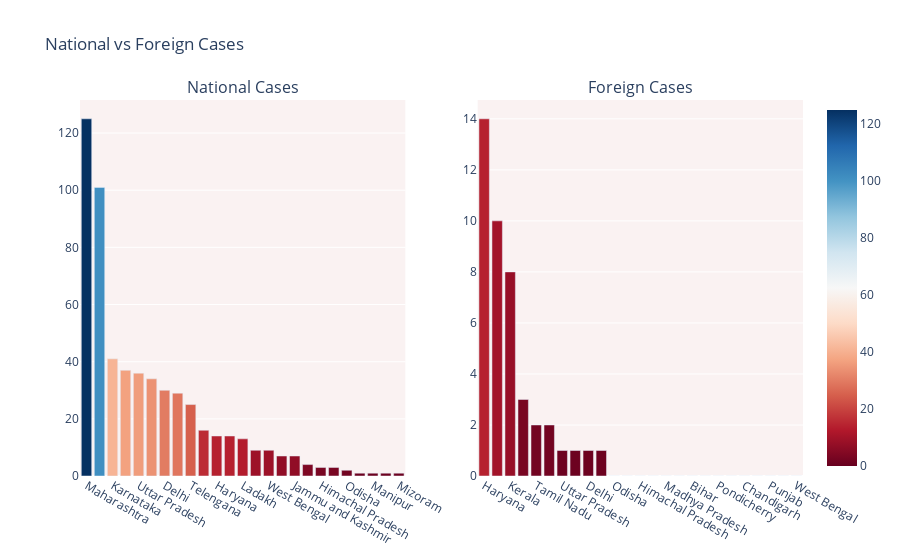

This figure's notebook cell:
### Markdown cell above
## 1.4 National vs Foreign cases

### Code cell
import plotly.graph_objects as go
from plotly.subplots import make_subplots

fig = make_subplots(
    rows=1, cols=2,
    subplot_titles=("National Cases","Foreign Cases"))

temp = df.sort_values('Total Confirmed cases (Indian National)', ascending=False).sort_values('Total Confirmed cases (Indian National)', ascending=False)

fig.add_trace(go.Bar( y=temp['Total Confirmed cases (Indian National)'], x=temp["Name of State / UT"],  
                     marker=dict(color=temp['Total Confirmed cases (Indian National)'], coloraxis="coloraxis")),
              1, 1)
                     
temp1 = df.sort_values('Total Confirmed cases ( Foreign National )', ascending=False).sort_values('Total Confirmed cases ( Foreign National )', ascending=False)

fig.add_trace(go.Bar( y=temp1['Total Confirmed cases ( Foreign National )'], x=temp1["Name of State / UT"],  
                     marker=dict(color=temp1['Total Confirmed cases ( Foreign National )'], coloraxis="coloraxis")),
              1, 2)                     
                     

fig.update_layout(coloraxis=dict(colorscale='rdbu'), showlegend=False,title_text="National vs Foreign Cases",plot_bgcolor='rgb(250, 242, 242)')
fig.show()

### Figure 1 — Plotly figure (JSON) as saved in the notebook; plotly's stock layout.template omitted (floating-point values rounded to 4 significant figures)
{"data": [{"marker": {"color": [125, 101, 41, 37, 36, 34, 30, 29, 25, 16, 14, 14, 13, 9, 9, 7, 7, 4, 3, 3, 2, 1, 1, 1, 1], "coloraxis": "coloraxis"}, "type": "bar", "x": ["Maharashtra", "Kerala", "Karnataka", "Gujarat", "Uttar Pradesh", "Rajasthan", "Delhi", "Punjab", "Telengana", "Tamil Nadu", "Haryana", "Madhya Pradesh", "Ladakh", "Andhra Pradesh", "West Bengal", "Chandigarh", "Jammu and Kashmir", "Bihar", "Himachal Pradesh", "Uttarakhand", "Odisha", "Pondicherry", "Manipur", "Chattisgarh", "Mizoram"], "xaxis": "x", "y": [125, 101, 41, 37, 36, 34, 30, 29, 25, 16, 14, 14, 13, 9, 9, 7, 7, 4, 3, 3, 2, 1, 1, 1, 1], "yaxis": "y"}, {"marker": {"color": [14, 10, 8, 3, 2, 2, 1, 1, 1, 1, 0, 0, 0, 0, 0, 0, 0, 0, 0, 0, 0, 0, 0, 0, 0], "coloraxis": "coloraxis"}, "type": "bar", "x": ["Haryana", "Telengana", "Kerala", "Maharashtra", "Tamil Nadu", "Rajasthan", "Uttar Pradesh", "Gujarat", "Delhi", "Uttarakhand", "Odisha", "Chattisgarh", "Himachal Pradesh", "Karnataka", "Madhya Pradesh", "Manipur", "Bihar", "Ladakh", "Pondicherry", "Mizoram", "Chandigarh", "Jammu and Kashmir", "Punjab", "Andhra Pradesh", "West Bengal"], "xaxis": "x2", "y": [14, 10, 8, 3, 2, 2, 1, 1, 1, 1, 0, 0, 0, 0, 0, 0, 0, 0, 0, 0, 0, 0, 0, 0, 0], "yaxis": "y2"}], "layout": {"annotations": [{"font": {"size": 16}, "showarrow": false, "text": "National Cases", "x": 0.225, "xanchor": "center", "xref": "paper", "y": 1, "yanchor": "bottom", "yref": "paper"}, {"font": {"size": 16}, "showarrow": false, "text": "Foreign Cases", "x": 0.775, "xanchor": "center", "xref": "paper", "y": 1, "yanchor": "bottom", "yref": "paper"}], "coloraxis": {"colorscale": [[0, "rgb(103,0,31)"], [0.1, "rgb(178,24,43)"], [0.2, "rgb(214,96,77)"], [0.3, "rgb(244,165,130)"], [0.4, "rgb(253,219,199)"], [0.5, "rgb(247,247,247)"], [0.6, "rgb(209,229,240)"], [0.7, "rgb(146,197,222)"], [0.8, "rgb(67,147,195)"], [0.9, "rgb(33,102,172)"], [1, "rgb(5,48,97)"]]}, "plot_bgcolor": "rgb(250, 242, 242)", "showlegend": false, "title": {"text": "National vs Foreign Cases"}, "xaxis": {"anchor": "y", "domain": [0, 0.45]}, "xaxis2": {"anchor": "y2", "domain": [0.55, 1]}, "yaxis": {"anchor": "x", "domain": [0, 1]}, "yaxis2": {"anchor": "x2", "domain": [0, 1]}}}
